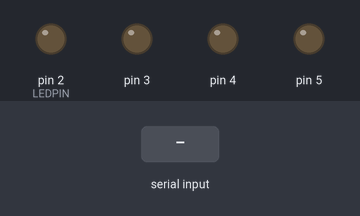
This sketch was run on a simulated Arduino Uno, built with avr-gcc and run on an emulated ATmega328P. On the bench: output pins drawn as LEDs (lit = HIGH). The test bench sets the inputs (shaded band).

Above: at 1.2 s.
1.3 s: "a" received over Serial
At 2.2 s:
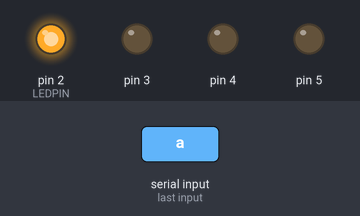
2.8 s: "b" received over Serial
At 3.4 s:
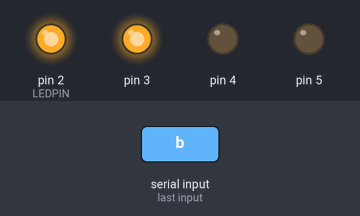
4.3 s: "A" received over Serial
At 5.5 s:
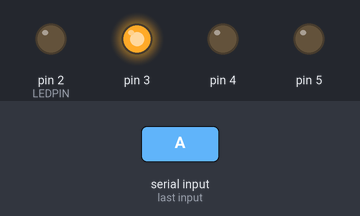
5.8 s: "c" received over Serial
At 6.8 s:
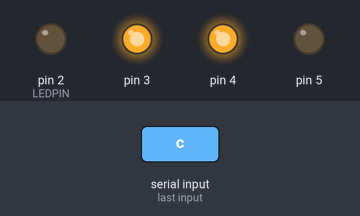
7.3 s: "B" received over Serial
At 8.0 s:
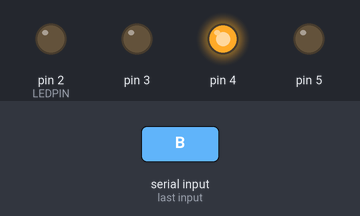
8.8 s: "d" received over Serial
At 9.1 s:
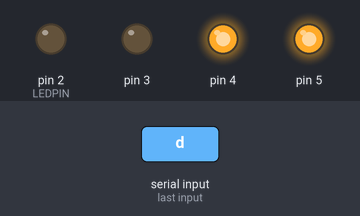
Timing chart, 0 to 11.3 s (numbered marks = the images above; inputs shaded):
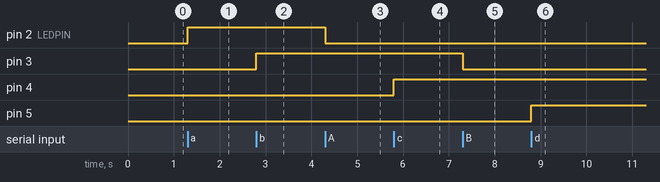

Measured:
- after the input at 1.3 s, pin 2 (LEDPIN): LOW → HIGH at once
- after the input at 2.8 s, pin 3: LOW → HIGH at once
- after the input at 4.3 s, pin 2 (LEDPIN): HIGH → LOW at once
- after the input at 5.8 s, pin 4: LOW → HIGH at once
- after the input at 7.3 s, pin 3: HIGH → LOW at once
- after the input at 8.8 s, pin 5: LOW → HIGH at once

The sketch:

Home_Automation.ino
```cpp
char val;
int LEDPIN = 2;

void setup() {
  // put your setup code here, to run once:
  pinMode(2,OUTPUT);
  pinMode(3,OUTPUT);
  pinMode(4,OUTPUT);
  pinMode(5,OUTPUT);
  Serial.begin(9600);
}

void loop() {
  // put your main code here, to run repeatedly:
  if(Serial.available()){
  }
  val=Serial.read();
  if(val=='a'){
    digitalWrite(2,HIGH);
  }
  if(val=='A'){
    digitalWrite(2,LOW);
  }
  if(val=='b'){
    digitalWrite(3,HIGH);
  }
  if(val=='B'){
    digitalWrite(3,LOW);
  }
  if(val=='c'){
    digitalWrite(4,HIGH);
  }
  if(val=='C'){
    digitalWrite(4,LOW);
  }
  if(val=='d'){
    digitalWrite(5,HIGH);
  }
  if(val=='D'){
    digitalWrite(5,LOW);
  }
}
```
